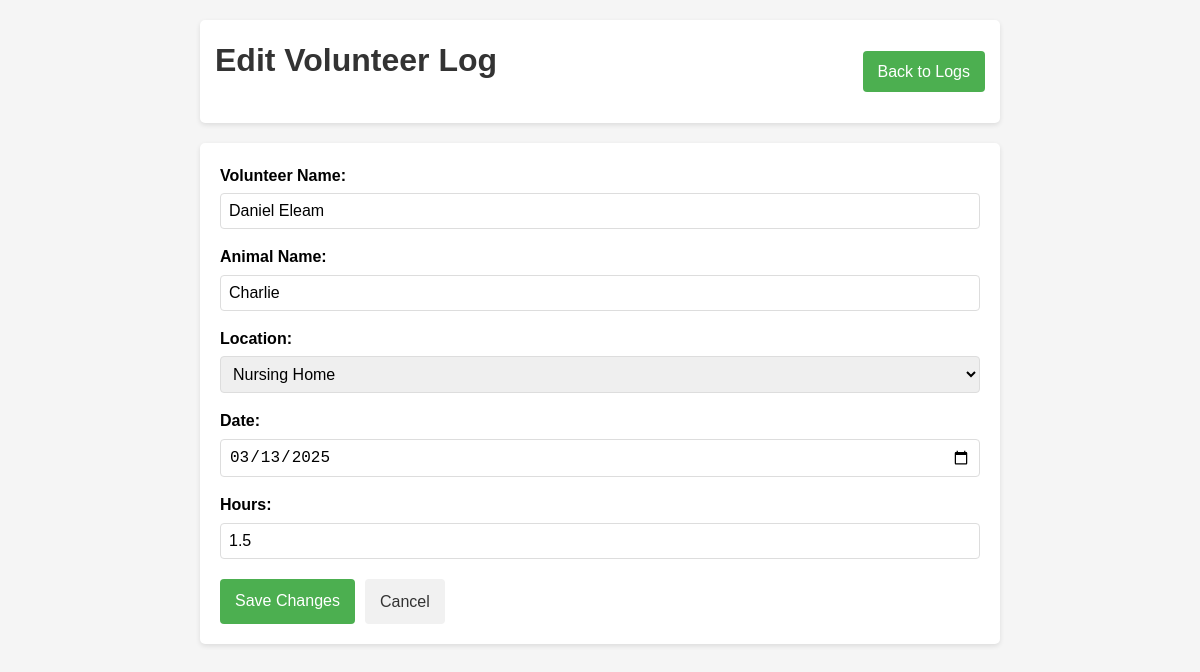
The page /admin/logs/edit/2 on the database its author committed.
### tables this page shows
CREATE TABLE volunteer_logs (
        id INTEGER PRIMARY KEY AUTOINCREMENT,
        volunteer_name TEXT NOT NULL,
        animal_name TEXT NOT NULL,
        location TEXT NOT NULL,
        log_date TEXT NOT NULL,
        hours REAL NOT NULL,
        timestamp TEXT NOT NULL
    );

CREATE TABLE locations (
        id INTEGER PRIMARY KEY AUTOINCREMENT,
        name TEXT NOT NULL UNIQUE,
        active INTEGER DEFAULT 1
    );

### handInPaw/webApp.py (the view)
@app.route('/admin/logs/edit/<int:log_id>', methods=['GET', 'POST'])
def edit_log(log_id):
    if request.method == 'POST':
        volunteer_name = request.form.get('volunteer_name')
        animal_name = request.form.get('animal_name')
        location = request.form.get('location')
        log_date = request.form.get('log_date')
        hours = float(request.form.get('hours'))
        conn = sqlite3.connect(DB_PATH)
        cursor = conn.cursor()
        cursor.execute('''
            UPDATE volunteer_logs
            SET volunteer_name = ?, animal_name = ?, location = ?, log_date = ?, hours = ?
            WHERE id = ?
        ''', (volunteer_name, animal_name, location, log_date, hours, log_id))
        conn.commit()
        conn.close()
        return redirect(url_for('manage_logs'))
    else:
        conn = sqlite3.connect(DB_PATH)
        conn.row_factory = sqlite3.Row
        cursor = conn.cursor()
        cursor.execute('SELECT * FROM volunteer_logs WHERE id = ?', (log_id,))
        log = dict(cursor.fetchone())
        cursor.execute('SELECT name FROM locations ORDER BY name')
        locations = [row['name'] for row in cursor.fetchall()]
        conn.close()
        return render_template('edit_log.html', log=log, locations=locations)

### handInPaw/templates/edit_log.html (shortened to what this page needs)
<!DOCTYPE html>
<html>
<head>
</head>
<body>
    <div class="container">
        <div class="header">
            <h1>Edit Volunteer Log</h1>
            <div class="nav">
                <a href="/admin/logs">Back to Logs</a>
            </div>
        </div>
        <div class="card">
            <form action="/admin/logs/edit/{{ log.id }}" method="post">
                <div class="form-group">
                    <label for="volunteer_name">Volunteer Name:</label>
                    <input type="text" id="volunteer_name" name="volunteer_name" value="{{ log.volunteer_name }}" required>
                </div>
                <div class="form-group">
                    <label for="animal_name">Animal Name:</label>
                    <input type="text" id="animal_name" name="animal_name" value="{{ log.animal_name }}" required>
                </div>
                <div class="form-group">
                    <label for="location">Location:</label>
                    <select id="location" name="location" required>
                        {% for location in locations %}
                        <option value="{{ location }}" {% if location == log.location %}selected{% endif %}>{{ location }}</option>
                        {% endfor %}
                    </select>
                </div>
                <div class="form-group">
                    <label for="log_date">Date:</label>
                    <input type="date" id="log_date" name="log_date" value="{{ log.log_date }}" required>
                </div>
                <div class="form-group">
                    <label for="hours">Hours:</label>
                    <input type="number" id="hours" name="hours" value="{{ log.hours }}" step="0.5" min="0.5" required>
                </div>
                <div class="buttons">
                    <button type="submit" class="btn btn-primary">Save Changes</button>
                    <a href="/admin/logs" class="btn btn-secondary">Cancel</a>
                </div>
            </form>
        </div>
    </div>
</body>
</html>

### handInPaw/templates/edit_log.html (style rules this page uses)
body { font-family: Arial, sans-serif; margin: 0; padding: 20px; line-height: 1.6; background-color: #f5f5f5; }
.container { max-width: 800px; margin: 0 auto; }
.header { display: flex; justify-content: space-between; align-items: center; margin-bottom: 20px; background-color: white; padding: 15px; border-radius: 5px; box-shadow: 0 2px 5px rgba(0,0,0,0.1); }
h1 { color: #333; margin-top: 0; }
.nav { display: flex; gap: 10px; }
.nav a { text-decoration: none; background-color: #4CAF50; padding: 8px 15px; border-radius: 4px; color: white; }
.card { background-color: white; padding: 20px; border-radius: 5px; box-shadow: 0 2px 5px rgba(0,0,0,0.1); margin-bottom: 20px; }
.form-group { margin-bottom: 15px; }
label { display: block; margin-bottom: 5px; font-weight: bold; }
input[type="text"], input[type="number"], input[type="date"], select { width: 100%; padding: 8px; border: 1px solid #ddd; border-radius: 4px; box-sizing: border-box; font-size: 16px; }
.buttons { display: flex; gap: 10px; margin-top: 20px; }
.btn { padding: 10px 15px; border: none; border-radius: 4px; font-size: 16px; cursor: pointer; text-decoration: none; display: inline-block; text-align: center; }
.btn-primary { background-color: #4CAF50; color: white; }
.btn-secondary { background-color: #f1f1f1; color: #333; }

### rows shown on the page
volunteer_logs: volunteer_name "Daniel Eleam", animal_name "Charlie", location "Nursing Home", log_date "03/13/2025", hours "1.5"
